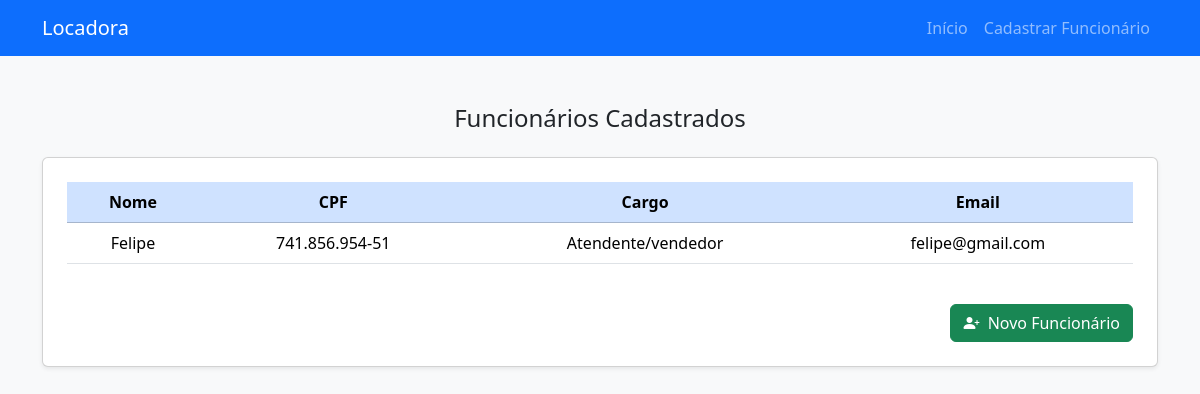
/usuarios/listar/ (signed in), run on an earlier commit of the app's database.
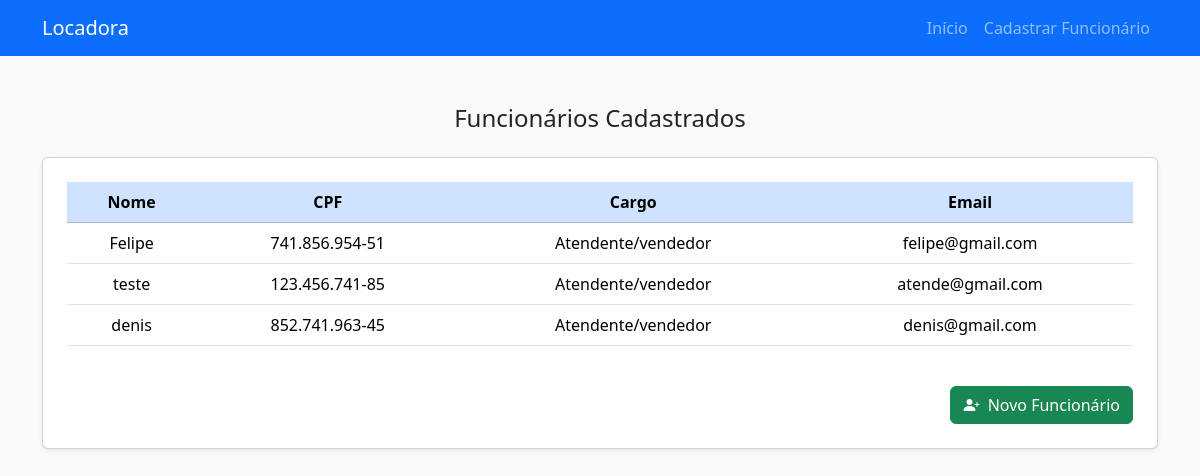
And on a later commit of the database.
### usuarios/models.py (models this page shows, shortened)
class Funcionario(models.Model):
    nome = models.CharField(max_length=100)
    cpf = models.CharField(max_length=14)
    cargo = models.CharField(max_length=100)
    email = models.EmailField()
    senha = models.CharField(max_length=128)  # Cuidado com senha aqui, ideal é nem salvar, mas segue se o prof pediu
    user = models.OneToOneField(User, on_delete=models.CASCADE, null=True, blank=True)

### usuarios/views.py (the view)
# urls.py: path('listar/', views.listar_funcionarios, name='listar_funcionarios'),
@login_required
def listar_funcionarios(request):
    funcionarios = Funcionario.objects.all()
    return render(request, 'usuarios/listar_funcionarios.html', {'funcionarios': funcionarios})

### usuarios/templates/usuarios/listar_funcionarios.html (shortened to what this page needs)
<!DOCTYPE html>
<html lang="pt-br">
<head>
  <link href="https://cdn.jsdelivr.net/npm/bootstrap@5.3.3/dist/css/bootstrap.min.css" rel="stylesheet">
</head>
<body class="bg-light">
  <nav class="navbar navbar-expand-lg navbar-dark bg-primary">
    <div class="container">
      <a class="navbar-brand" href="/">Locadora</a>
      <div class="collapse navbar-collapse">
        <ul class="navbar-nav ms-auto">
          <li class="nav-item"><a class="nav-link" href="/">Início</a></li>
          <li class="nav-item"><a class="nav-link" href="/funcionarios/cadastrar/">Cadastrar Funcionário</a></li>
        </ul>
      </div>
    </div>
  </nav>
  <div class="container py-5">
    <h4 class="text-center mb-4">Funcionários Cadastrados</h4>
    <div class="card shadow-sm p-4">
      {% if funcionarios %}
        <div class="table-responsive">
          <table class="table table-hover align-middle text-center">
            <thead class="table-primary">
              <tr>
                <th>Nome</th>
                <th>CPF</th>
                <th>Cargo</th>
                <th>Email</th>
              </tr>
            </thead>
            <tbody>
              {% for funcionario in funcionarios %}
              <tr>
                <td>{{ funcionario.nome }}</td>
                <td>{{ funcionario.cpf }}</td>
                <td>{{ funcionario.cargo }}</td>
                <td>{{ funcionario.email }}</td>
              </tr>
              {% endfor %}
            </tbody>
          </table>
        </div>
      {% else %}
        <div class="alert alert-warning text-center mb-0" role="alert">
          Nenhum funcionário cadastrado até o momento.
        </div>
      {% endif %}
      <div class="text-end mt-4">
        <a href="/funcionarios/cadastrar/" class="btn btn-success">
          <i class="bi bi-person-plus-fill me-1"></i> Novo Funcionário
        </a>
      </div>
    </div>
  </div>
  <link href="https://cdn.jsdelivr.net/npm/bootstrap-icons@1.11.3/font/bootstrap-icons.css" rel="stylesheet">
</body>
</html>

What changed in the data, as far as the page shows it:
added Funcionario: nome "teste", cpf "123.456.741-85", cargo "Atendente/vendedor", email "atende@gmail.com"
added Funcionario: nome "denis", cpf "852.741.963-45", cargo "Atendente/vendedor", email "denis@gmail.com"
